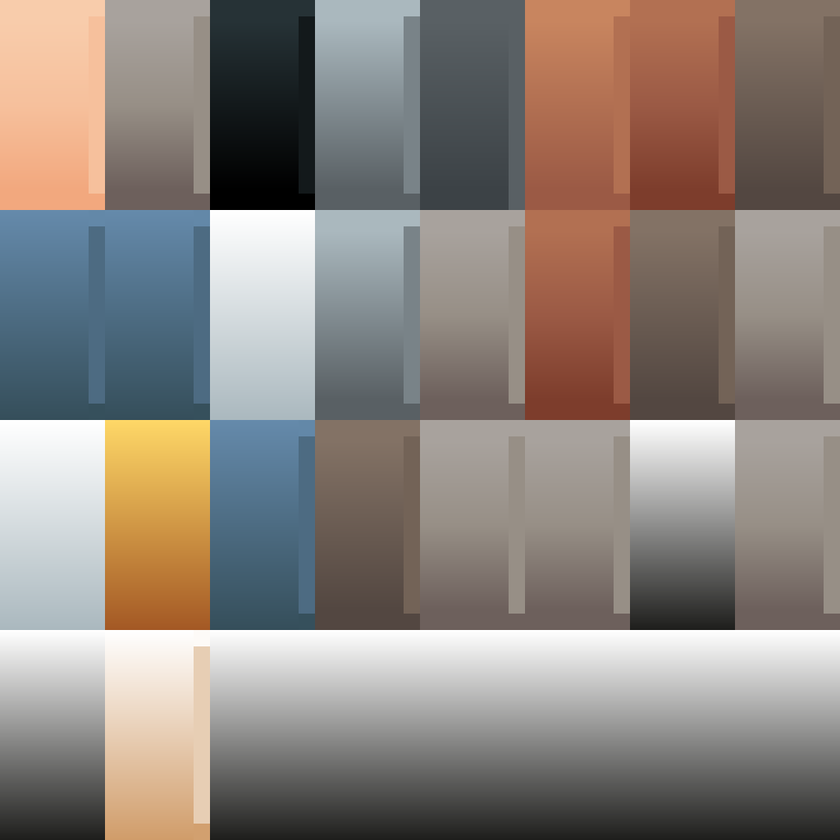
#> input picture game/spikes/hd2d/kaykit/adventurers/Barbarian_barbarian_texture.png, 840 x 840 px, shrunk from 1024 x 1024 before the run
$ python recolor_kaykit.py
#> lines starting #> are read from the running program, lines starting #| are printed output that depends on the picture
"""Palette-swap KayKit character atlases per role (A09 HD-2D spike).

KayKit atlases are 1024x1024: 8 columns x 4 rows of 128x256 gradient swatches. Each role maps
swatch (col, row) -> target sRGB colour; the swatch's own luminance gradient is kept, so the
toon shading still steps. Cells were found with game/spikes/hd2d/tools/uvcells.gd.

Usage:  python art-src/recolor_kaykit.py
"""
from pathlib import Path

import numpy as np
from PIL import Image

ROOT = Path(__file__).resolve().parents[1] / "game/spikes/hd2d/kaykit"
SRC = {
    "barbarian": ROOT / "adventurers/Barbarian_barbarian_texture.png",
    "rogue": ROOT / "adventurers/Rogue_rogue_texture.png",
    "knight": ROOT / "adventurers/Knight_knight_texture.png",
    "mage": ROOT / "adventurers/Mage_mage_texture.png",
}

ROLES = {
    # Hale: crimson hat and cloak, steel-blue coat.
    "hale": ("barbarian", {(7, 0): (0.78, 0.1, 0.09), (0, 1): (0.22, 0.36, 0.62)}),
    # Pale Choir thugs: bone-white hood, plum coat, blood-red sash.
    "choir": ("rogue", {(1, 1): (0.9, 0.87, 0.8), (0, 1): (0.36, 0.2, 0.38), (5, 0): (0.7, 0.08, 0.12), (0, 0): (0.86, 0.84, 0.8)}),
    # Bertha: bottle-green dress, cream trim.
    "bertha": ("rogue", {(0, 1): (0.18, 0.42, 0.26), (5, 0): (0.9, 0.85, 0.72)}),
    # The royal courier: Cintran red-and-gold tabard over grey.
    "courier": ("knight", {(0, 1): (0.7, 0.1, 0.1), (3, 0): (0.45, 0.47, 0.55), (7, 0): (0.85, 0.65, 0.25)}),
    # Sister Maelis: navy habit, white trim.
    "maelis": ("mage", {(0, 1): (0.14, 0.18, 0.42), (5, 0): (0.93, 0.91, 0.86), (2, 1): (0.93, 0.91, 0.86), (4, 0): (0.2, 0.24, 0.5)}),
    # Dwarven iron-warden: blued iron plate, brass trim, dark joints.
    "warden": ("knight", {(3, 0): (0.5, 0.54, 0.64), (7, 0): (0.85, 0.62, 0.28), (6, 0): (0.2, 0.22, 0.28), (7, 1): (0.18, 0.2, 0.26), (2, 1): (0.3, 0.85, 1.0)}),
}


def recolor(src, swaps):
    a = np.asarray(Image.open(src).convert("RGB")).astype(np.float32) / 255.0
    for (col, row), rgb in swaps.items():
        cell = a[row * 256:(row + 1) * 256, col * 128:(col + 1) * 128]
        lum = cell.mean(axis=2, keepdims=True)
        k = lum / max(float(lum.mean()), 1e-3)
        a[row * 256:(row + 1) * 256, col * 128:(col + 1) * 128] = np.clip(np.array(rgb) * k, 0, 1)
#> this loop made 2 passes
#> pass 2, in recolor, `cell = a[row * 256:(row + 1) * 256, col * 128:(col + 1) * 128]`:
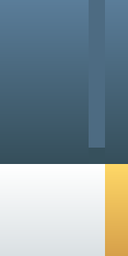
#> cell: shape (256, 128, 3) float32; mean R, G, B 0.514, 0.58, 0.608
#> pass 2, in recolor, `lum = cell.mean(axis=2, keepdims=True)`:
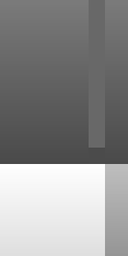
#> lum: shape (256, 128, 1) float32; min 0.282, max 1, mean 0.567
#> pass 2, in recolor, `k = lum / max(float(lum.mean()), 1e-3)`:
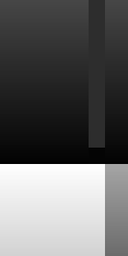
#> k: shape (256, 128, 1) float32; min 0.498, max 1.76, mean 1; drawn with min black and max white
#> after the loop:
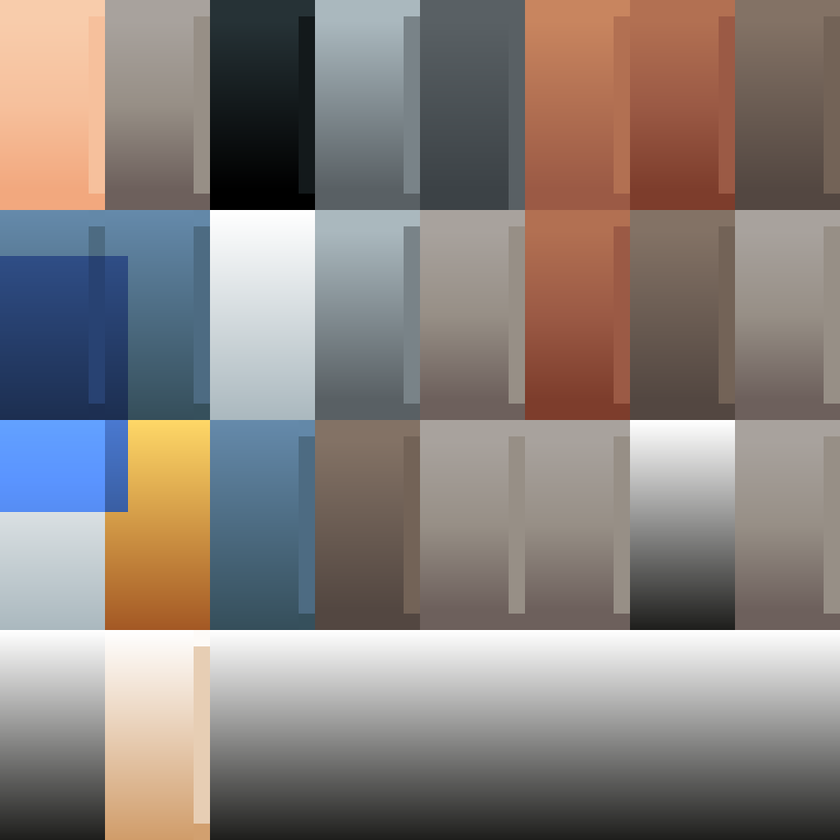
#> a: shape (840, 840, 3) float32; mean R, G, B 0.539, 0.506, 0.491
    return Image.fromarray((a * 255 + 0.5).astype(np.uint8))


if __name__ == "__main__":
    out = ROOT / "recolor"
    out.mkdir(exist_ok=True)
    for role, (base, swaps) in ROLES.items():
        recolor(SRC[base], swaps).save(out / f"{role}.png")
        print("wrote", role)
#> pass 2 of the loop `for role, (base, swaps) in ROLES.items():`:
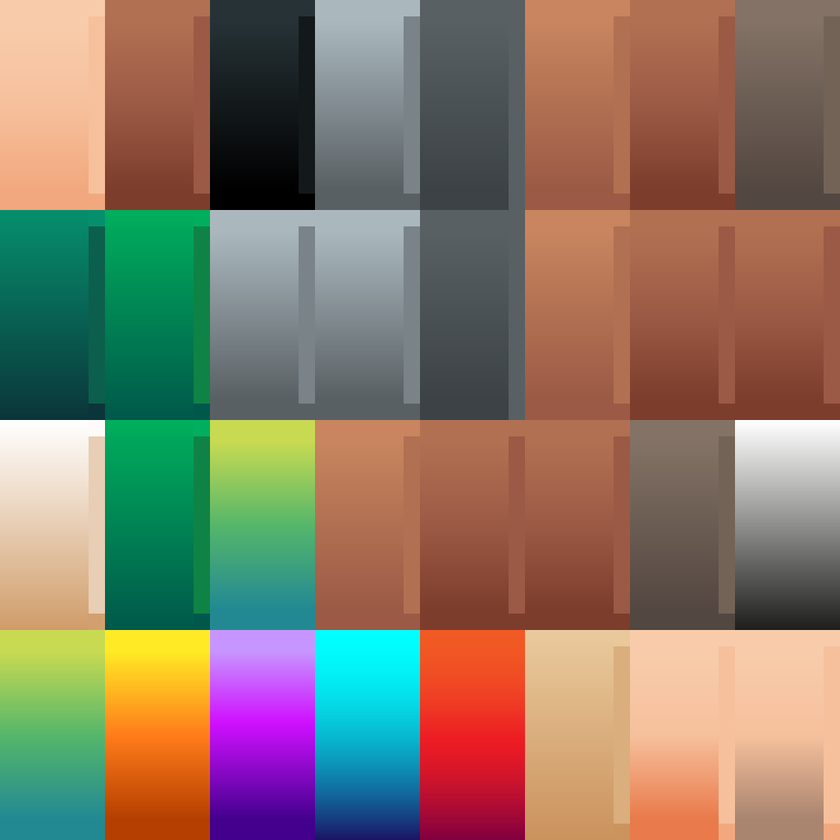
#> input picture game/spikes/hd2d/kaykit/adventurers/Rogue_rogue_texture.png, 840 x 840 px, shrunk from 1024 x 1024 before the run
#> the loop in recolor (call 2), `for (col, row), rgb in swaps.items():` made 4 passes
#> pass 1, in recolor (call 2), `k = lum / max(float(lum.mean()), 1e-3)`:
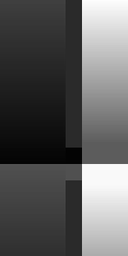
#> k: shape (256, 128, 1) float32; min 0.548, max 1.77, mean 1; drawn with min black and max white
#> after the loop in recolor (call 2), `for (col, row), rgb in swaps.items():`:
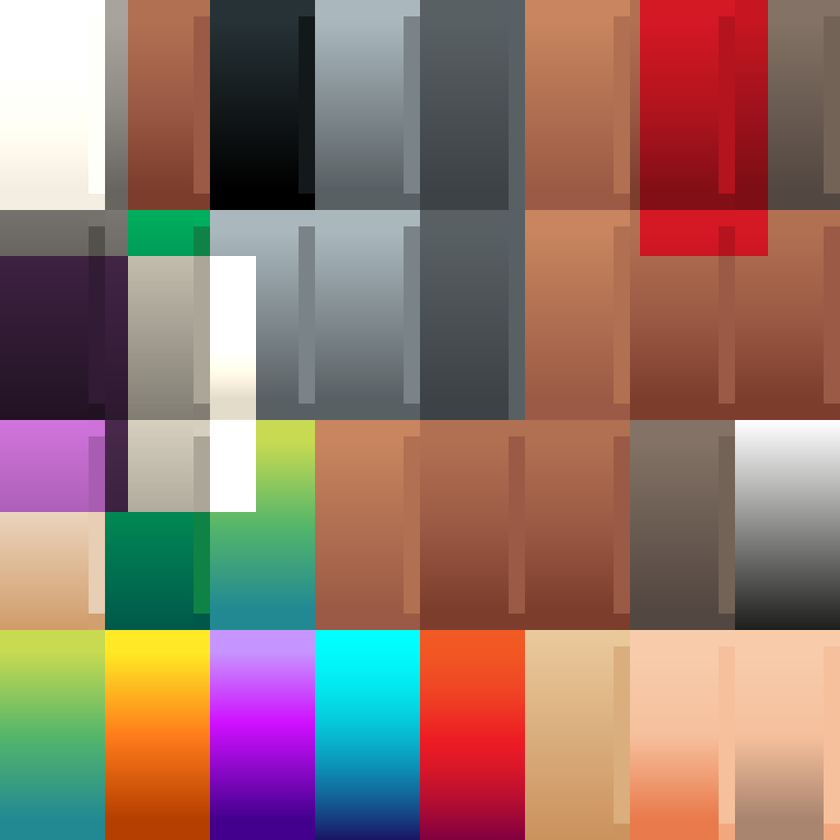
#> a: shape (840, 840, 3) float32; mean R, G, B 0.576, 0.46, 0.42
